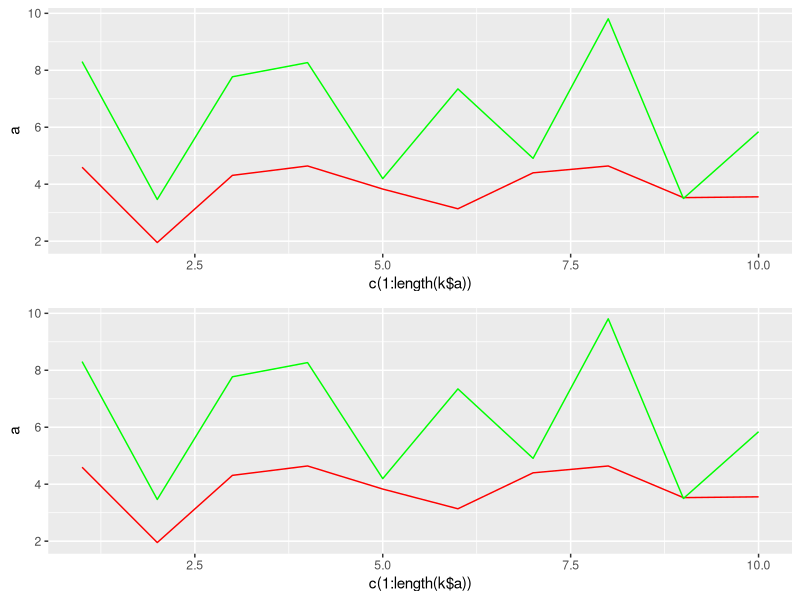

This chart was generated by the following R code:
library(ggplot2)
library(gridExtra)

a = runif(10,1,5)
b = runif(10,3,10)
k = as.data.frame(cbind(a,b))

train_fit <- ggplot(k, aes(c(1:length(k$a)),a)) +
  geom_line(color='red') +
  geom_line(aes(c(1:length(k$b)),b), color="green")

test_fit <- ggplot(k, aes(c(1:length(k$a)),a)) +
  geom_line(color='red') +
  geom_line(aes(c(1:length(k$b)),b), color="green")

grid.arrange(train_fit,test_fit ,ncol=1, nrow =2)
